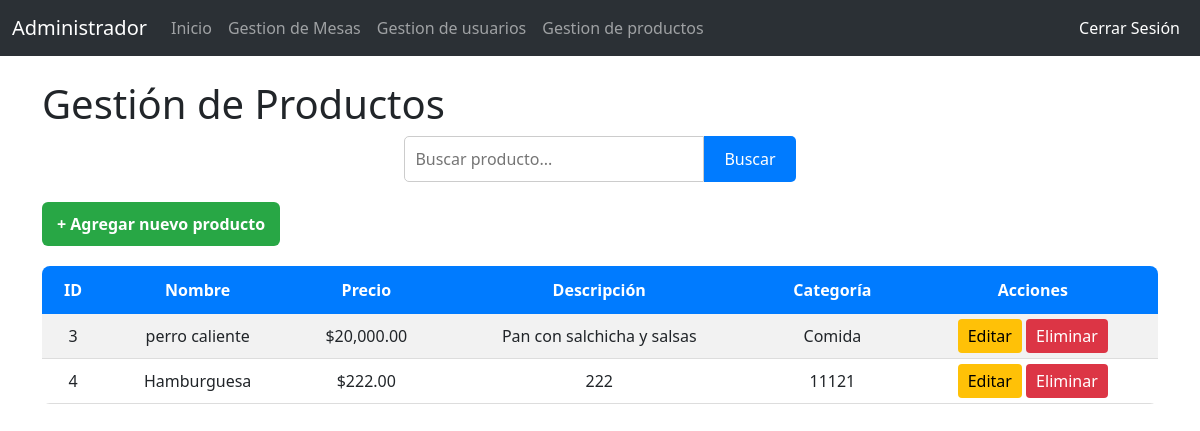
Page /Producto/verProducto.php on the committed database.
### tables this page shows
CREATE TABLE `producto` (
  `idProducto` int(11) NOT NULL,
  `nombre` varchar(100) NOT NULL,
  `descripcion` text DEFAULT NULL,
  `precio` decimal(10,2) NOT NULL,
  `categoria` varchar(50) NOT NULL
);

### Producto/verProducto.php (the view, shortened to what this page needs)
<?php
include("conexion.php");
$busqueda = "";
if (isset($_GET['buscar'])) {
    $busqueda = $_GET['buscar'];
    $stmt = $pdo->prepare("SELECT * FROM producto WHERE nombre LIKE ?");
    $stmt->execute(["%$busqueda%"]);
} else {
    $stmt = $pdo->query("SELECT * FROM producto");
}
$productos = $stmt->fetchAll(PDO::FETCH_ASSOC);
?>
<!DOCTYPE html>
<html lang="es">
<head>
    <link rel="stylesheet" href="/Restaurante/Estilos/bootstrap/css/bootstrap.min.css">
</head>
<body>
<div id="cabecera"></div>
</head>
<body>
<br>
<div class="container">
<h1>Gestión de Productos</h1>
    <form method="get" action="">
        <input type="text" name="buscar" placeholder="Buscar producto..." value="<?php echo htmlspecialchars($busqueda); ?>">
        <button type="submit">Buscar</button>
    </form>
    <a href="insertar.php" class="btn-agregar">+ Agregar nuevo producto</a>
    <table>
        <tr>
            <th>ID</th>
            <th>Nombre</th>
            <th>Precio</th>
            <th>Descripción</th>
            <th>Categoría</th>
            <th>Acciones</th>
        </tr>
        <?php if (count($productos) > 0): ?>
            <?php foreach ($productos as $fila): ?>
                <tr>
                    <td><?php echo $fila['idProducto']; ?></td>
                    <td><?php echo htmlspecialchars($fila['nombre']); ?></td>
                    <td>$<?php echo number_format($fila['precio'], 2); ?></td>
                    <td><?php echo htmlspecialchars($fila['descripcion']); ?></td>
                    <td><?php echo htmlspecialchars($fila['categoria']); ?></td>
                    <td>
                        <a href="modificar.php?idProducto=<?php echo $fila['idProducto']; ?>" class="editar">Editar</a>
                        <a href="eliminar.php?idProducto=<?php echo $fila['idProducto']; ?>" class="eliminar" onclick="return confirm('¿Seguro que deseas eliminar este producto?')">Eliminar</a>
                    </td>
                </tr>
            <?php endforeach; ?>
        <?php else: ?>
            <tr><td colspan="6">No hay productos registrados</td></tr>
        <?php endif; ?>
    </table>
</div>
</body>
</html>

### Producto/verProducto.php (style rules this page uses)
form { display: flex; justify-content: center; margin-bottom: 20px; }
input[type="text"] { padding: 10px; width: 300px; border-radius: 5px 0 0 5px; border: 1px solid #ccc; font-size: 16px; }
button { padding: 10px 20px; border: none; background-color: #007bff; color: white; font-size: 16px; border-radius: 0 5px 5px 0; cursor: pointer; }
.btn-agregar { display: flex; display: inline-block; background-color: #28a745; color: white; padding: 10px 15px; border-radius: 6px; text-decoration: none; font-weight: bold; transition: background 0.3s; margin-bottom: 20px; }
table { width: 100%; border-collapse: collapse; text-align: center; border-radius: 8px; overflow: hidden; }
th { background-color: #007bff; color: white; padding: 12px; }
td { border-bottom: 1px solid #ddd; padding: 10px; }
tr:nth-child(even) { background-color: #f2f2f2; }
a.editar { background-color: #ffc107; color: black; padding: 6px 10px; border-radius: 4px; text-decoration: none; }
a.eliminar { background-color: #dc3545; color: white; padding: 6px 10px; border-radius: 4px; text-decoration: none; }

### rows in the picture
producto: idProducto "3", nombre "perro caliente", precio "20,000.00", descripcion "Pan con salchicha y salsas", categoria "Comida"
producto: idProducto "4", nombre "Hamburguesa", precio "222.00", descripcion "222", categoria "11121"
